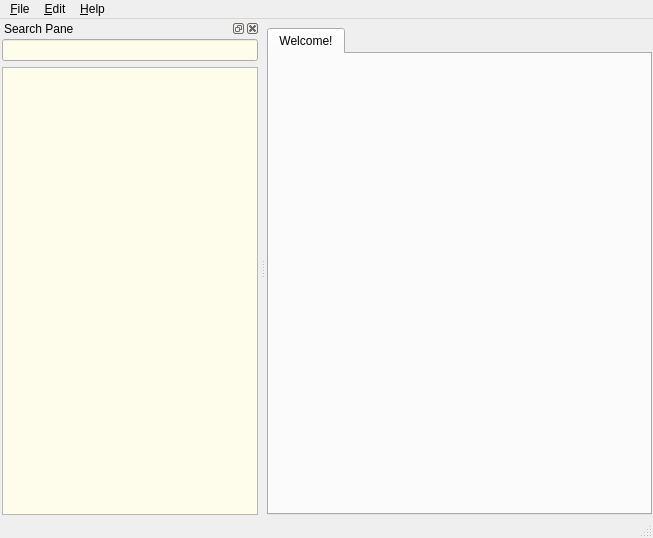
<?xml version="1.0" encoding="UTF-8"?>
<ui version="4.0">
 <class>MainWindow</class>
 <widget class="QMainWindow" name="MainWindow">
  <property name="geometry">
   <rect>
    <x>0</x>
    <y>0</y>
    <width>653</width>
    <height>538</height>
   </rect>
  </property>
  <property name="windowTitle">
   <string>GoldenDict</string>
  </property>
  <widget class="QWidget" name="centralWidget">
   <layout class="QHBoxLayout" name="horizontalLayout_2">
    <property name="leftMargin">
     <number>1</number>
    </property>
    <property name="rightMargin">
     <number>1</number>
    </property>
    <property name="bottomMargin">
     <number>1</number>
    </property>
    <item>
     <widget class="QTabWidget" name="tabWidget">
      <property name="currentIndex">
       <number>0</number>
      </property>
      <property name="iconSize">
       <size>
        <width>16</width>
        <height>16</height>
       </size>
      </property>
      <property name="elideMode">
       <enum>Qt::ElideRight</enum>
      </property>
      <widget class="QWidget" name="tab">
       <attribute name="title">
        <string>Welcome!</string>
       </attribute>
       <layout class="QHBoxLayout" name="horizontalLayout_4">
        <property name="margin">
         <number>0</number>
        </property>
       </layout>
      </widget>
     </widget>
    </item>
   </layout>
  </widget>
  <widget class="QMenuBar" name="menubar">
   <property name="geometry">
    <rect>
     <x>0</x>
     <y>0</y>
     <width>653</width>
     <height>22</height>
    </rect>
   </property>
   <widget class="QMenu" name="menuFile">
    <property name="title">
     <string>&amp;File</string>
    </property>
    <addaction name="pageSetup"/>
    <addaction name="printPreview"/>
    <addaction name="print"/>
    <addaction name="separator"/>
    <addaction name="saveArticle"/>
    <addaction name="separator"/>
    <addaction name="actionCloseToTray"/>
    <addaction name="quit"/>
   </widget>
   <widget class="QMenu" name="menu_Edit">
    <property name="title">
     <string>&amp;Edit</string>
    </property>
    <addaction name="dictionaries"/>
    <addaction name="preferences"/>
   </widget>
   <widget class="QMenu" name="menu_Help">
    <property name="title">
     <string>&amp;Help</string>
    </property>
    <addaction name="visitHomepage"/>
    <addaction name="visitForum"/>
    <addaction name="separator"/>
    <addaction name="about"/>
   </widget>
   <addaction name="menuFile"/>
   <addaction name="menu_Edit"/>
   <addaction name="menu_Help"/>
  </widget>
  <widget class="QStatusBar" name="statusbar"/>
  <widget class="QDockWidget" name="searchPane">
   <property name="windowTitle">
    <string>Search Pane</string>
   </property>
   <attribute name="dockWidgetArea">
    <number>1</number>
   </attribute>
   <widget class="SearchPaneWidget" name="searchPaneWidget">
    <property name="sizePolicy">
     <sizepolicy hsizetype="Preferred" vsizetype="Preferred">
      <horstretch>0</horstretch>
      <verstretch>0</verstretch>
     </sizepolicy>
    </property>
    <layout class="QVBoxLayout" name="verticalLayout">
     <property name="leftMargin">
      <number>2</number>
     </property>
     <property name="topMargin">
      <number>1</number>
     </property>
     <property name="rightMargin">
      <number>2</number>
     </property>
     <property name="bottomMargin">
      <number>1</number>
     </property>
     <item>
      <widget class="QLineEdit" name="translateLine">
       <property name="minimumSize">
        <size>
         <width>200</width>
         <height>0</height>
        </size>
       </property>
       <property name="baseSize">
        <size>
         <width>0</width>
         <height>0</height>
        </size>
       </property>
       <property name="palette">
        <palette>
         <active>
          <colorrole role="Base">
           <brush brushstyle="SolidPattern">
            <color alpha="255">
             <red>254</red>
             <green>253</green>
             <blue>235</blue>
            </color>
           </brush>
          </colorrole>
         </active>
         <inactive>
          <colorrole role="Base">
           <brush brushstyle="SolidPattern">
            <color alpha="255">
             <red>254</red>
             <green>253</green>
             <blue>235</blue>
            </color>
           </brush>
          </colorrole>
         </inactive>
         <disabled>
          <colorrole role="Base">
           <brush brushstyle="SolidPattern">
            <color alpha="255">
             <red>255</red>
             <green>255</green>
             <blue>255</blue>
            </color>
           </brush>
          </colorrole>
         </disabled>
        </palette>
       </property>
       <property name="frame">
        <bool>true</bool>
       </property>
      </widget>
     </item>
     <item>
      <widget class="QListWidget" name="wordList">
       <property name="palette">
        <palette>
         <active>
          <colorrole role="Base">
           <brush brushstyle="SolidPattern">
            <color alpha="255">
             <red>254</red>
             <green>253</green>
             <blue>235</blue>
            </color>
           </brush>
          </colorrole>
         </active>
         <inactive>
          <colorrole role="Base">
           <brush brushstyle="SolidPattern">
            <color alpha="255">
             <red>254</red>
             <green>253</green>
             <blue>235</blue>
            </color>
           </brush>
          </colorrole>
         </inactive>
         <disabled>
          <colorrole role="Base">
           <brush brushstyle="SolidPattern">
            <color alpha="255">
             <red>255</red>
             <green>255</green>
             <blue>255</blue>
            </color>
           </brush>
          </colorrole>
         </disabled>
        </palette>
       </property>
      </widget>
     </item>
    </layout>
   </widget>
  </widget>
  <action name="dictionaries">
   <property name="icon">
    <iconset>
     <normaloff>:/icons/book.png</normaloff>:/icons/book.png</iconset>
   </property>
   <property name="text">
    <string>&amp;Dictionaries...</string>
   </property>
   <property name="shortcut">
    <string>F3</string>
   </property>
  </action>
  <action name="groups">
   <property name="icon">
    <iconset>
     <normaloff>:/icons/playsound.png</normaloff>:/icons/playsound.png</iconset>
   </property>
   <property name="text">
    <string>&amp;Groups...</string>
   </property>
   <property name="shortcut">
    <string>F3</string>
   </property>
  </action>
  <action name="preferences">
   <property name="icon">
    <iconset>
     <normaloff>:/icons/configure.png</normaloff>:/icons/configure.png</iconset>
   </property>
   <property name="text">
    <string>&amp;Preferences...</string>
   </property>
   <property name="shortcut">
    <string>F4</string>
   </property>
  </action>
  <action name="visitHomepage">
   <property name="text">
    <string>&amp;Homepage</string>
   </property>
  </action>
  <action name="about">
   <property name="text">
    <string>&amp;About</string>
   </property>
   <property name="toolTip">
    <string>About GoldenDict</string>
   </property>
   <property name="shortcut">
    <string>F1</string>
   </property>
  </action>
  <action name="quit">
   <property name="text">
    <string>&amp;Quit</string>
   </property>
   <property name="toolTip">
    <string>Quit from application</string>
   </property>
   <property name="shortcut">
    <string>Ctrl+Q</string>
   </property>
  </action>
  <action name="visitForum">
   <property name="text">
    <string>&amp;Forum</string>
   </property>
  </action>
  <action name="actionCloseToTray">
   <property name="text">
    <string>&amp;Close To Tray</string>
   </property>
   <property name="toolTip">
    <string>Minimizes the window to tray</string>
   </property>
   <property name="shortcut">
    <string>Ctrl+F4</string>
   </property>
  </action>
  <action name="saveArticle">
   <property name="icon">
    <iconset>
     <normaloff>:/icons/filesave.png</normaloff>:/icons/filesave.png</iconset>
   </property>
   <property name="text">
    <string>&amp;Save Article</string>
   </property>
   <property name="toolTip">
    <string>Save Article</string>
   </property>
   <property name="shortcut">
    <string>F2</string>
   </property>
  </action>
  <action name="print">
   <property name="icon">
    <iconset>
     <normaloff>:/icons/print.png</normaloff>:/icons/print.png</iconset>
   </property>
   <property name="text">
    <string>&amp;Print</string>
   </property>
   <property name="shortcut">
    <string>Ctrl+P</string>
   </property>
  </action>
  <action name="pageSetup">
   <property name="text">
    <string>Page Set&amp;up</string>
   </property>
  </action>
  <action name="printPreview">
   <property name="text">
    <string>Print Preview</string>
   </property>
  </action>
 </widget>
 <customwidgets>
  <customwidget>
   <class>SearchPaneWidget</class>
   <extends>QWidget</extends>
   <header>searchpanewidget.hh</header>
   <container>1</container>
  </customwidget>
 </customwidgets>
 <tabstops>
  <tabstop>translateLine</tabstop>
  <tabstop>tabWidget</tabstop>
 </tabstops>
 <resources/>
 <connections/>
</ui>
